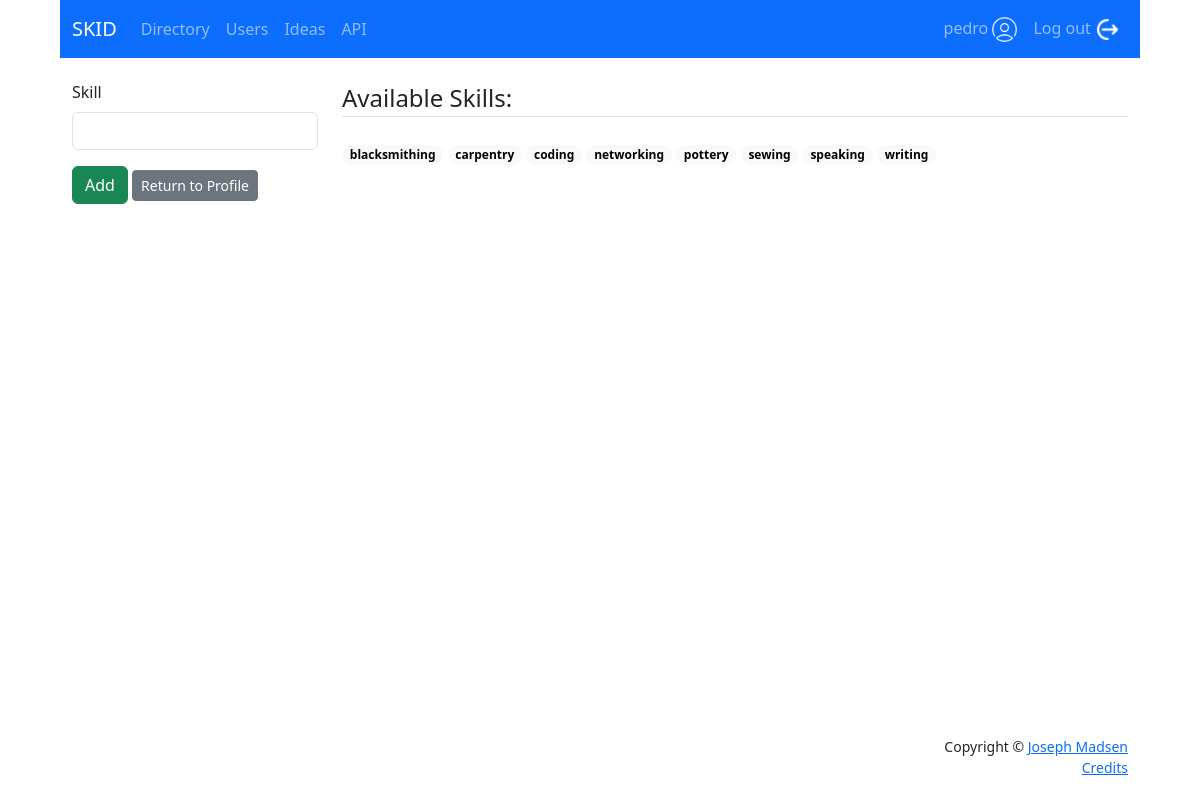
The app's page /users/add-skill/ (signed in) with its own data.
### users/models.py (models this page shows, shortened)
class Skill(models.Model):
    skill = models.CharField(max_length=100, unique=True)
    def __str__(self):
        return self.skill

### users/views.py (the view)
# urls.py: path('add-skill/', views.add_skill, name='add_skill'),
@login_required
def add_skill(request):
    try:
        skills = Skill.objects.all().order_by('skill')
        form = SkillForm(request.POST)
        if request.method == 'POST':
            if form.is_valid():
                instance = form.save(commit=False)
                if instance.skill == '':
                    messages.warning(request, 'Skill cannot be empty.')
                else:
                    instance.save()
                    messages.success(request, 'Skill added.')
            return redirect('users:add_skill')
        elif request.method == 'GET':
            context = {
                'skills': skills,
                'form': form,
            }
            return render(request, 'users/add_skill.html', context=context)
        raise Exception("users/views.py add_skill()")
    except Exception as err:
        print("ERROR: ", str(err))
        context = {'error': str(err)}
        return render(request, 'error_page.html', context, content_type='text/html')

### users/forms.py
class SkillForm(forms.ModelForm):
    skill = forms.CharField(required=False)
    class Meta:
        model = Skill
        fields= ['skill']

### users/templates/users/add_skill.html (shortened to what this page needs)
{% extends 'base.html' %}
{% block content %}
{% load crispy_forms_tags %}
<div class="container">
    <div class="row justify-content-evenly">
        <div class="col-3">
            <form action="" method="post">
                {{ form | crispy }}
                <input class="btn btn-success" type="submit" value="Add">
                <a class="btn btn-secondary btn-sm" href="{% url 'users:profile' user.id %}">Return to Profile</a>
            </form>
        </div>
        <div class="col-9">
            <legend class="border-bottom mb-4">Available Skills:</legend>
            {% for skill in skills %}
            <span class="badge rounded-pill text-bg-light">{{ skill }}</span>
            {% endfor %}
        </div>
    </div>
</div>
{% endblock content %}

### users/templates/base.html (shortened to what this page needs)
<!DOCTYPE html>
<html lang="en">
<head>
    <link rel="stylesheet" href="https://cdn.jsdelivr.net/npm/bootstrap@5.3.0-alpha1/dist/css/bootstrap.min.css"
      rel="stylesheet"
>
    {% load static %}
    <link rel="stylesheet" href="{% static 'css/styles.css' %}">
</head>
<body>
<div class="header">
{% block navbar %}
<nav class="navbar navbar-expand-lg bg-primary" data-bs-theme="dark">
  <div class="container-fluid">
    <a class="navbar-brand" href="{% url 'home' %}">SKID</a>
    <div class="collapse navbar-collapse" id="navbarSupportedContent">
      <div class="navbar-nav">
        <a class="nav-link" aria-current="page" href="{% url 'directory:directory' %}">Directory</a>
        <a class="nav-link" aria-current="page" href="{% url 'directory:users' %}">Users</a>
        <a class="nav-link" aria-current="page" href="{% url 'directory:ideas' %}">Ideas</a>
        <a class="nav-link" aria-current="page" href="/api">API</a>
      </div>
      <div class="navbar-nav ms-auto">
        {% if user.is_authenticated %}
          <a class="nav-link" href="{% url 'users:profile' user.id %}">{{ user }} <img class="icon" src="{% static 'images/user.png' %}" alt=""></a>
          <a class="nav-link" href="{% url 'account_logout' %}">Log out <img class="icon" src="{% static 'images/logout.png' %}" alt=""></a>
        {% else %}
          <a class="nav-item nav-link" href="{% url 'account_signup' %}">Sign up <img class="icon" src="{% static 'images/signup.png' %}" alt=""></a>
          <a class="nav-item nav-link" href="{% url 'account_login' %}">Log in <img class="icon" src="{% static 'images/login.png' %}" alt=""></a>
        {% endif %}
      </div>
    </div>
  </div>
</nav>
<div class="spacer"></div>
{% endblock navbar %}
</div>
<div class="content-wrap">
{% block content %}
{% endblock content %}
</div>
<div class="footer">
{% block footer %}
<div class="container">
  <footer class="mt-auto py-3 bg-grey">
    <p class="m-0 text-dark text-end small">Copyright &copy; <a href="https://www.josephmadsen.com">Joseph Madsen</a></p>
    <p class="m-0 text-dark text-end small"><a href="{% url 'credits' %}">Credits</a></p>
  </footer>
</div>
{% endblock footer %}
</div>
</body>
</html>

### users/static/css/styles.css (style rules this page uses)
body { max-width: 1080px; margin: auto; }
.header { height: 80px; }
.content-wrap { min-height: calc(100vh - 160px); }
.footer { height: 80px; }
.icon { height: 25px; width: 25px; }
.spacer { min-width: 10px; min-height: 10px; }

### records on screen
Skill: skill "blacksmithing"
Skill: skill "carpentry"
Skill: skill "coding"
Skill: skill "networking"
Skill: skill "pottery"
Skill: skill "sewing"
Skill: skill "speaking"
Skill: skill "writing"

### other values on screen
{{ user }} "pedro"
